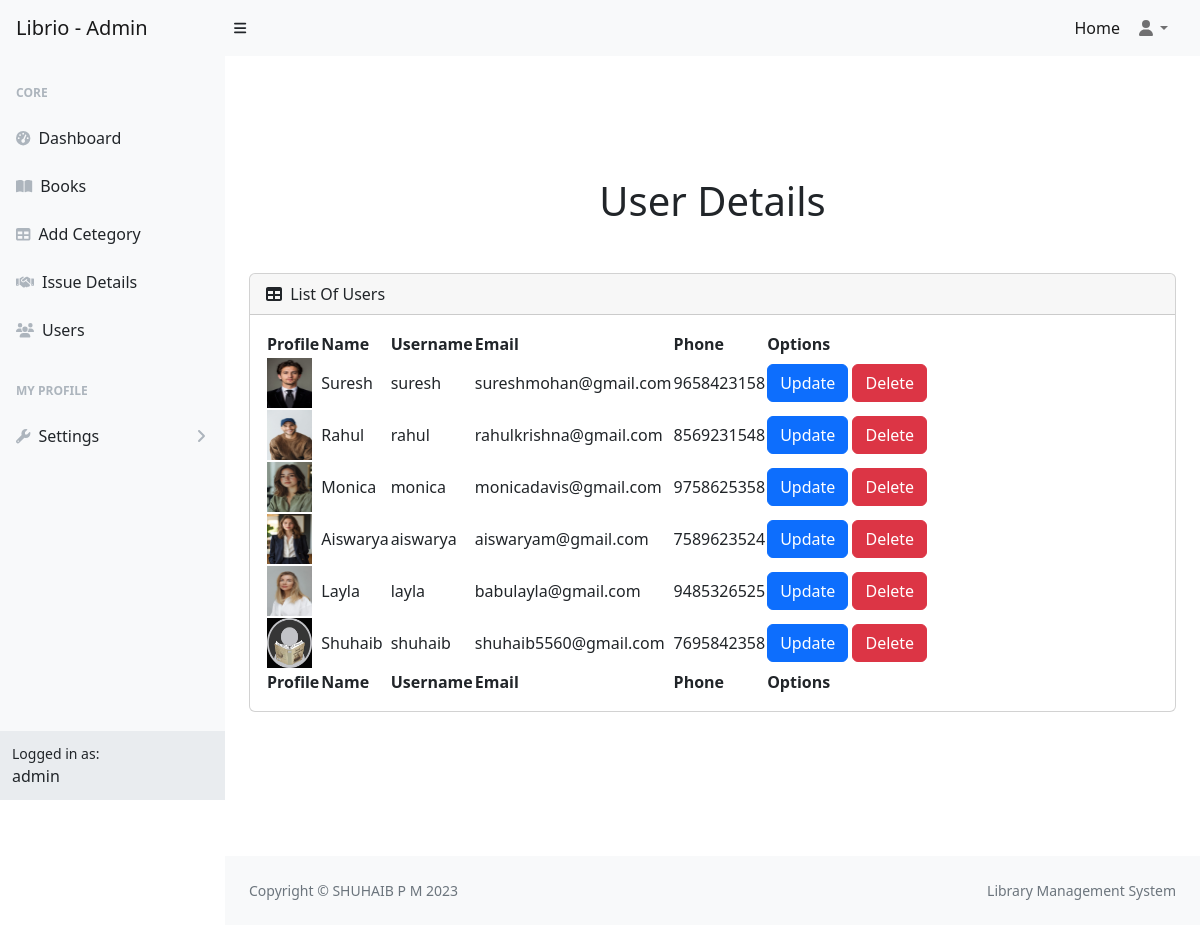
The app's page /user/ (signed in) with its own data.
### libraryApp/models.py (models this page shows, shortened)
class User(AbstractUser):
    email=models.EmailField(unique=True)
    option = (
        ('user','user'),
        ('staff','staff')
    )
    phone=models.CharField(max_length=15)
    role=models.CharField(max_length=100,choices=option,default="user")
    profile=models.ImageField(upload_to="profile",default="profile/default.jpg",null=True,blank=True)
    otp=models.CharField(max_length=20)
    is_verified=models.BooleanField(default=False)

### libraryApp/views.py (the view)
# urls.py: path("user/",views.UserDetailsView.as_view(),name="user"),
@method_decorator(login_required,name="dispatch")
class UserDetailsView(View):
    def get(self,request):
        users=User.objects.filter(role="user")
        return render(request,"userdetail.html",{"users":users})

### libraryApp/authentication.py (called while the page is built)
def login_required(fn):
    def wrapper(request, *args, **kwargs):
        if request.user.is_authenticated and request.user.role != "user" :
            return fn(request, *args, **kwargs)
        else:
            messages.warning(request,"You Must Login First")
            return redirect("login")
    return wrapper

### libraryApp/context_processor.py (called while the page is built)
def library_status(request):
    total_books = Book.objects.count()
    total_copies = Book.objects.aggregate(total=models.Sum("total_copy"))["total"] or 0
    avl_books = Book.objects.aggregate(total=models.Sum("avl_copy"))["total"] or 0
    issued_books = Issue.objects.exclude(status="returned").count()
    overdue_books=Issue.objects.filter(status="overdue").count()
    return {
        "total_books": total_books,
        "total_copies": total_copies,
        "avl_books": avl_books,
        "issued_books": issued_books,
        "overdue_books": overdue_books,
    }

### libraryApp/templates/userdetail.html
{% extends 'dashboard.html' %}
{% block main %}
<div class="d-flex flex-column w-100 min-vh-100 align-items-center justify-content-center">
    <h1 class="mb-5">User Details</h1>
    <div class="container-fluid px-4">
        <div id="section-table" class="card mb-4">
            <div class="card-header">
                <i class="fas fa-table me-1"></i>
                List Of Users
            </div>
            <div class="card-body">
                <table id="datatablesSimple" class="datatable">
                    <thead>
                        <tr>
                            <th>Profile</th>
                            <th>Name</th>
                            <th>Username</th>
                            <th>Email</th>
                            <th>Phone</th>
                            <th>Options</th>
                        </tr>
                    </thead>
                    <tfoot>
                        <tr>
                            <th>Profile</th>
                            <th>Name</th>
                            <th>Username</th>
                            <th>Email</th>
                            <th>Phone</th>
                            <th>Options</th>
                        </tr>
                    </tfoot>
                    <tbody>
                        {% for user in users %}
                        <tr>
                            <td>
                                <img src="{{user.profile.url}}" height="50px" width="45px" alt="img">
                            </td>
                            <td>{{user.first_name}}</td>
                            <td>{{user.username}}</td>
                            <td>{{user.email}}</td>
                            <td>{{user.phone}}</td>
                            <td>
                                <a href="{% url 'userupdate' user.id %}" class="btn btn-primary">Update</a>
                                <a href="{% url 'userdelete' user.id %}" class="btn btn-danger">Delete</a>
                            </td>
                        </tr>
                        {% endfor %}
                    </tbody>
                </table>
            </div>
        </div>
    </div>
</div>
{% endblock %}

### libraryApp/templates/dashboard.html (shortened to what this page needs)
{% load static %}
<!DOCTYPE html>
<html lang="en">
<head>
    <link href="https://cdn.jsdelivr.net/npm/simple-datatables@7.1.2/dist/style.min.css" rel="stylesheet" />
    <link href="{% static 'css/styles.css' %}" rel="stylesheet" />
</head>
<body class="sb-nav-fixed">
    <nav class="sb-topnav navbar navbar-expand navbar-light bg-light">
        <a class="navbar-brand ps-3" href="{% url 'dashboard' %}">Librio - Admin</a>
        <button class="btn btn-link btn-sm order-1 order-lg-0 me-4 me-lg-0" id="sidebarToggle" href="#!"><i
                class="fas fa-bars"></i></button>
        <ul class="navbar-nav ms-auto ms-md-0 me-3 me-lg-4">
            <li class="nav-item"><a class="nav-link active" aria-current="page" href="{% url 'home' %}">Home</a></li>
            <li class="nav-item dropdown">
                <a class="nav-link dropdown-toggle" id="navbarDropdown" href="#" role="button" data-bs-toggle="dropdown"
                    aria-expanded="false"><i class="fas fa-user fa-fw"></i></a>
            </li>
        </ul>
    </nav>
    <div id="layoutSidenav">
        <div id="layoutSidenav_nav">
            <nav class="sb-sidenav accordion sb-sidenav-light" id="sidenavAccordion">
                <div class="sb-sidenav-menu">
                    <div class="nav">
                        <div class="sb-sidenav-menu-heading">Core</div>
                        <a class="nav-link" href="{% url 'dashboard' %}">
                            <div class="sb-nav-link-icon"><i class="fas fa-tachometer-alt"></i></div>
                            Dashboard
                        </a>
                        <a class="nav-link" href="{% url 'book' %}">
                            <div class="sb-nav-link-icon"><i class="fas fa-book-open"></i></div>
                            Books
                        </a>
                        <a class="nav-link" href="{% url 'category' %}">
                            <div class="sb-nav-link-icon"><i class="fas fa-table"></i></div>
                            Add Cetegory
                        </a>
                        <a class="nav-link" href="{% url 'issue' %}">
                            <div class="sb-nav-link-icon"><i class="fa fa-handshake"></i></div>
                            Issue Details
                        </a>
                        <a class="nav-link" href="{% url 'user' %}">
                            <div class="sb-nav-link-icon"><i class="fas fa-users"></i></div>
                            Users
                        </a>
                        <div class="sb-sidenav-menu-heading">My Profile</div>
                        <a class="nav-link collapsed" href="#" data-bs-toggle="collapse"
                            data-bs-target="#collapseLayouts" aria-expanded="false" aria-controls="collapseLayouts">
                            <div class="sb-nav-link-icon"><i class="fas fa-wrench"></i></div>
                            Settings
                            <div class="sb-sidenav-collapse-arrow"><i class="fas fa-angle-down"></i></div>
                        </a>
                    </div>
                </div>
                <div class="sb-sidenav-footer">
                    <div class="small">Logged in as:</div>
                    {{request.user}}
                </div>
            </nav>
        </div>
        <div id="layoutSidenav_content">
            <main>
                {% block main %}{% endblock %}
            </main>
            <footer class="py-4 bg-light mt-auto">
                <div class="container-fluid px-4">
                    <div class="d-flex align-items-center justify-content-between small">
                        <div class="text-muted">Copyright &copy; SHUHAIB P M 2023</div>
                        <div class="text-muted">
                            Library Management System
                        </div>
                    </div>
                </div>
            </footer>
        </div>
    </div>
</body>
</html>

### records on screen
User: user "admin"
User: profile (picture), first_name "Suresh", username "suresh", email "sureshmohan@gmail.com", phone "9658423158"
User: profile (picture), first_name "Rahul", username "rahul", email "rahulkrishna@gmail.com", phone "8569231548"
User: profile (picture), first_name "Monica", username "monica", email "monicadavis@gmail.com", phone "9758625358"
User: profile (picture), first_name "Aiswarya", username "aiswarya", email "aiswaryam@gmail.com", phone "7589623524"
User: profile (picture), first_name "Layla", username "layla", email "babulayla@gmail.com", phone "9485326525"
User: profile (placeholder picture), first_name "Shuhaib", username "shuhaib", email "shuhaib5560@gmail.com", phone "7695842358"
